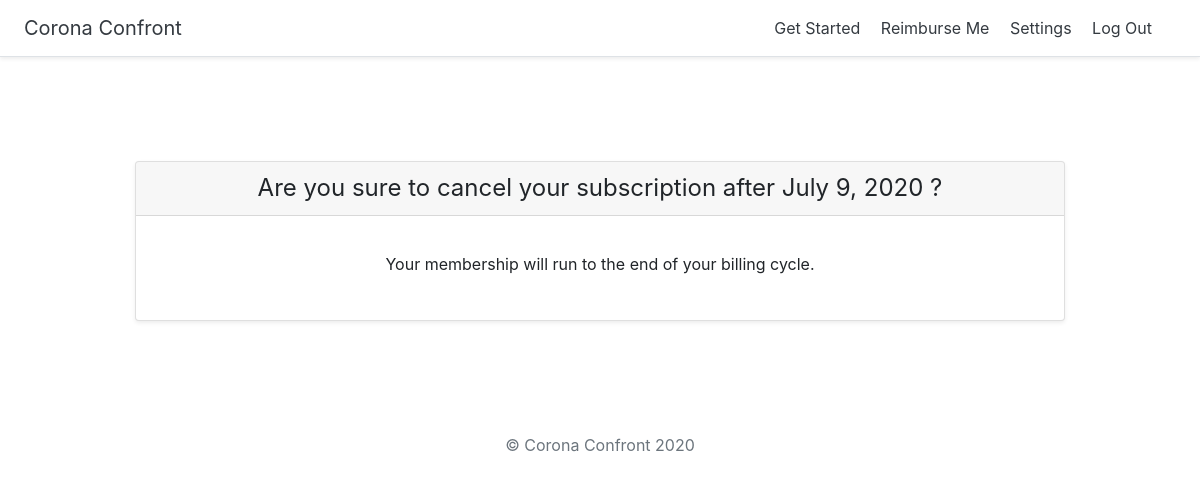
Before: /cancel/ (signed in) with the older database file.
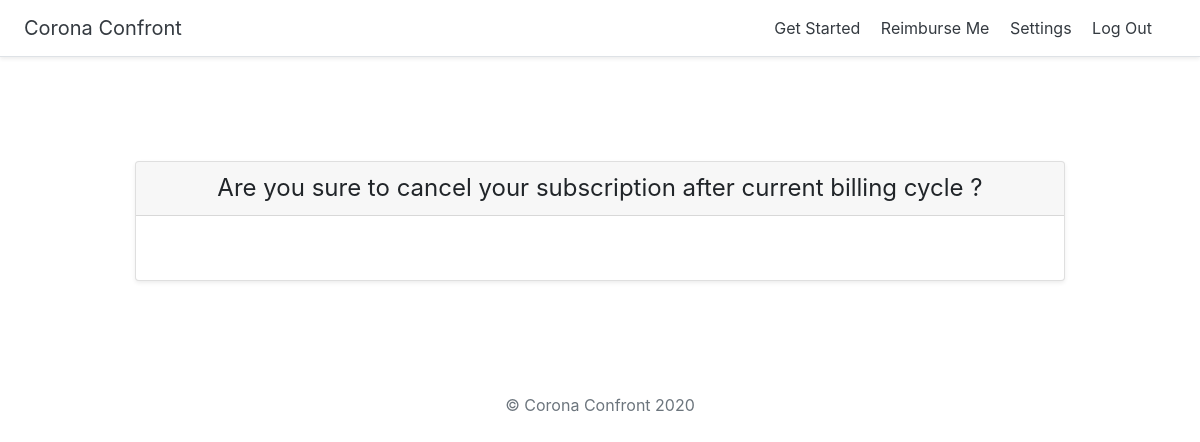
After: the same page with the newer database file.
### plans/models.py (models this page shows)
class Customer(models.Model):
    user = models.OneToOneField(User, on_delete=models.CASCADE)
    stripeid = models.CharField(max_length=255)
    stripe_subscription_id = models.CharField(max_length=255)
    cancel_at_period_end = models.BooleanField(default=False)
    membership = models.BooleanField(default=False)
    insurance_exists = models.CharField(max_length=3, choices=INSURANCE_CHOICES, default = 'NO')
    first_name = models.CharField(max_length=200, null=True)
    last_name = models.CharField(max_length=200, null=True)
    birth_date = models.DateField(null=True)
    email_confirmed = models.BooleanField(default=False)
    last_day_membership = models.DateField(null=True)
    date_added = models.DateTimeField(auto_now_add=True)

### plans/views.py (the view)
# urls.py: path('cancel/', views.cancel_insurance, name='cancel_insurance'),
@login_required
def cancel_insurance(request):
    membership = False
    cancel_at_period_end = False
    last_day_show = None
    if request.method == 'POST':
        subscription = stripe.Subscription.retrieve(request.user.customer.stripe_subscription_id)
        subscription.cancel_at_period_end = True
        request.user.customer.cancel_at_period_end = True
        cancel_at_period_end = True
        subscription.save()
        request.user.customer.save()
    else:
        try:
            if request.user.customer.membership:
                membership = True
            if request.user.customer.cancel_at_period_end:
                cancel_at_period_end = True
            if request.user.customer.last_day_membership:
                last_day_show = request.user.customer.last_day_membership
        except Customer.DoesNotExist:
            membership = False
    return render(request, 'registration/cancel_insurance.html', {'membership':membership,
    'cancel_at_period_end':cancel_at_period_end, 'last_day_show': last_day_show })

### templates/registration/cancel_insurance.html (shortened to what this page needs)
{% extends 'plans/base.html' %}
{% block content %}
<div class="pricing-header px-3 py-3 pt-md-5 pb-md-4 mx-auto text-center">
</div>
<div class="container">
  <div class="card-deck mb-3 text-center">
    <div class="card mb-4 shadow-sm">
      <div class="card-header">
        <h4 class="my-0 font-weight-normal">Are you sure to cancel your subscription after {{ last_day_show |default_if_none:"current billing cycle" }} ?</h4>
      </div>
      <div class="card-body">
        <ul class="list-unstyled mt-3 mb-4">
            <div class="container">
              {% if cancel_at_period_end %}
              Your membership will run to the end of your billing cycle.
              {% endif %}
            </div>
        </ul>
      </div>
    </div>
  </div>
</div>
{% endblock %}

Changed rows visible on the page:
no longer on this page (row edited): Customer: last_day_membership "July 9, 2020"
Other visible differences:
{{ last_day_show |default_if_none:"current billing cycle" }}: (not shown) → "current billing cycle"
text no longer shown: "Your membership will run to the end of your billing cycle."
